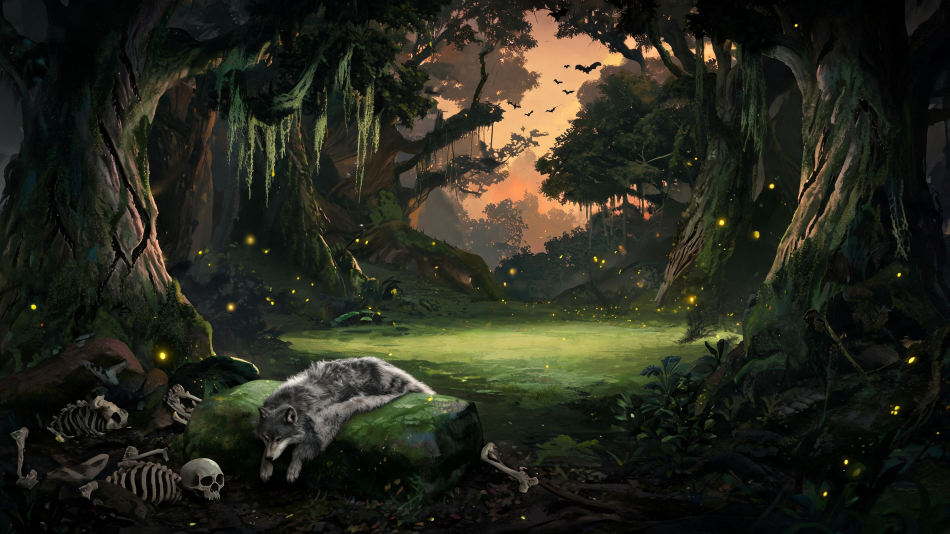
#> input picture modules/mod-skinshifter/client/tools/art/beastskin.jpg, 2848 x 1600 px (shown at 1/3 size)
$ python -i mkicons.py   (imports and definitions only)
#> lines starting #> are read from the running program, lines starting #| are printed output that depends on the picture
"""Turns pictures (jpg/png, any size) into 64x64 WoW icons (.blp, BLP2 DXT1 with mipmaps).
    python mkicons.py <picture> <out.blp> [<picture> <out.blp> ...]
Needs Pillow: an installed one, or (for a Python without pip) its wheel in tools\\vendor
(pillow-*-cp314-*-win_amd64.whl), unpacked next to it the first time it is needed.
The Skinshifter client patch picks the .blp files up from tools\\icons."""
import io
import struct
import sys
import zipfile
from pathlib import Path


# [17 lines left out: function _load_pillow, not called in this run]


# [1 line not run here, left out]
from PIL import Image, ImageFilter  # noqa: E402


# [93 lines left out: functions dxt1, blp, blp_rect, placed, written, not called in this run]


def icon(picture):
#> called with picture = 'art/beastskin.jpg'
    image = Image.open(picture).convert("RGBA")
    side = min(image.size)
#> side = 1600
    left, top = (image.width - side) // 2, (image.height - side) // 2
#> left = 624; top = 0
    image = image.crop((left, top, left + side, top + side))
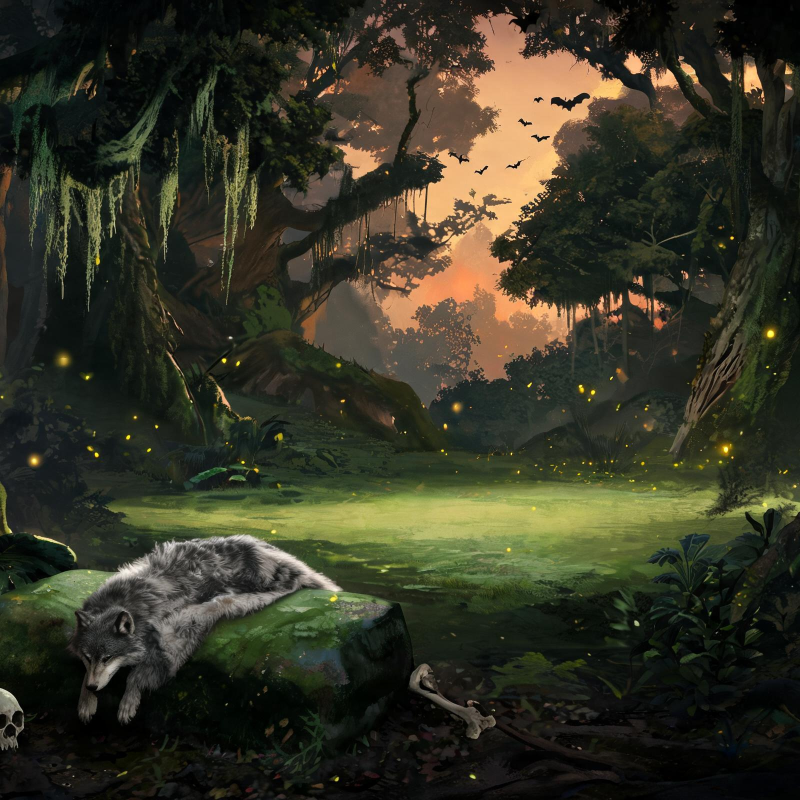
#> image: PIL image 1600x1600 RGBA (shown at 1/2 size); mean R, G, B, A 53.6, 53.1, 37.3, 255
    image = image.resize((128, 128), Image.LANCZOS).filter(ImageFilter.UnsharpMask(radius=1, percent=60, threshold=2))
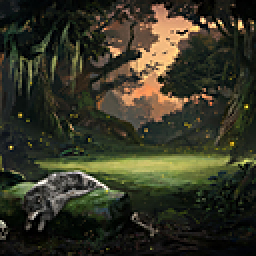
#> image: PIL image 128x128 RGBA (shown 2 times larger); mean R, G, B, A 53.9, 53.5, 37.6, 255
    return image.resize((64, 64), Image.LANCZOS)
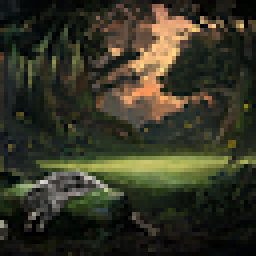
#> returned value: PIL image 64x64 RGBA (shown 4 times larger); mean R, G, B, A 53.9, 53.5, 37.6, 255


# [7 lines not run here, left out]

>>> result = icon('art/beastskin.jpg')
